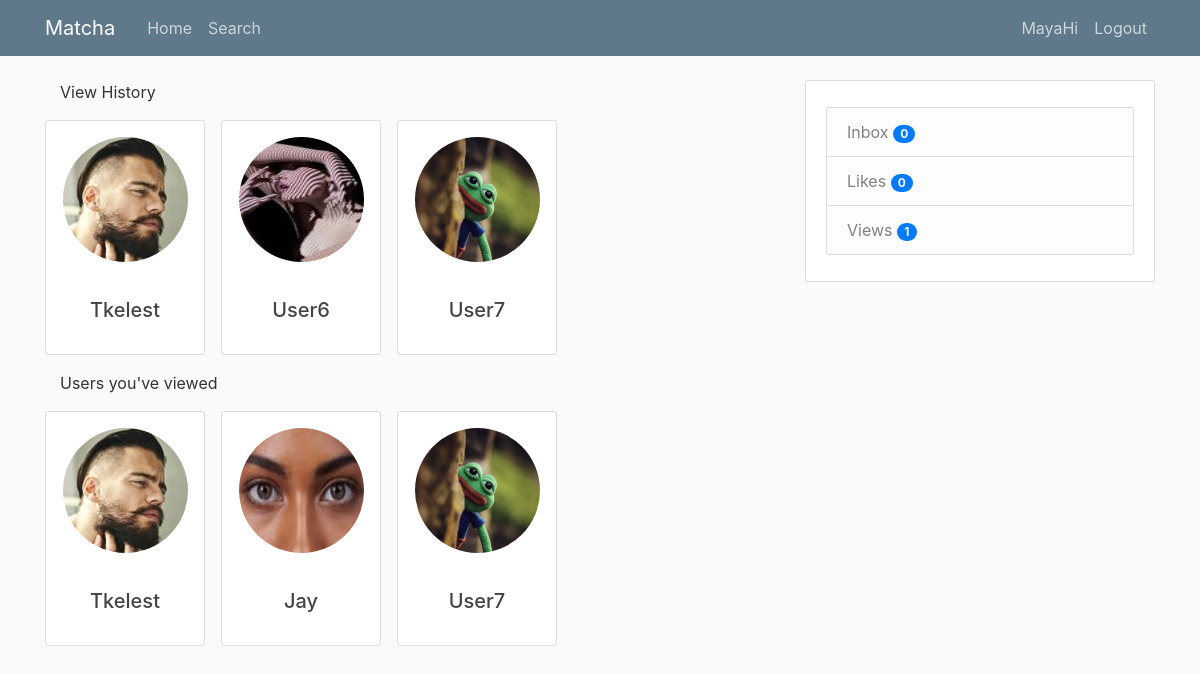
Screenshot of /views (signed in) with the database file from the repository.
### tables this page shows
CREATE TABLE users (
            user_id INTEGER PRIMARY KEY AUTOINCREMENT,
            firstname TEXT NOT NULL,
            lastname TEXT NOT NULL,
            age INTEGER NOT NULL,
            birthdate TEXT NOT NULL,
            username TEXT NOT NULL,
            email TEXT NOT NULL,
            password TEXT NOT NULL,
            gender TEXT NOT NULL,
            sexual_pref TEXT NULL,
            biography TEXT NULL,
            famerating INTEGER DEFAULT 100,
            image_file_p TEXT DEFAULT "default.jpg",
            image_file_1 TEXT NULL,
            image_file_2 TEXT NULL,
            image_file_3 TEXT NULL,
            image_file_4 TEXT NULL,
            image_file_5 TEXT NULL,
            geo_track TEXT DEFAULT "1",
            location_city TEXT NULL,
            location_region TEXT NULL,
            lat_data INTEGER NULL,
            long_data INTEGER NULL,
            last_seen TEXT NULL,
            authenticated INTEGER DEFAULT 0
            );

### matcha/routes.py (the view)
@app.route('/views')
@login_required
def views():
    conn = sql.connect('matcha\\users.db')
    cur = conn.cursor()
    cur.execute("SELECT * FROM userviews WHERE viewed_user=:current_user", {'current_user': current_user.user_id})
    userviews = cur.fetchall()
    userData1 = []
    for user in userviews:
        cur.execute("SELECT username, image_file_p FROM users WHERE user_id=:user_id", {'user_id': user[2]})
        data = cur.fetchone()
        if data:
            data = list(data)
            data.insert(0, user[2])
            data = tuple(data)
            userData1.append(data)
    cur.execute("SELECT * FROM userviews WHERE user_id=:current_user", {'current_user': current_user.user_id})
    viewHistory = cur.fetchall()
    userData2 = []
    for user in viewHistory:
        cur.execute("SELECT username, image_file_p FROM users WHERE user_id=:user_id", {'user_id': user[1]})
        data = cur.fetchone()
        if data:
            data = list(data)
            data.insert(0, user[2])
            data = tuple(data)
            userData2.append(data)
    view_notification = len(userData1)
    with conn:
        cur.execute("""UPDATE view_notifications SET view_notification=:view_notification
        WHERE user_id=:user_id""", {'view_notification': view_notification ,'user_id': current_user.user_id})
    conn.close
    print('USERDATA: ', userData2)
    return render_template('views.html', title='Views', userviews=userData1, viewHistory=userData2)

### matcha/models.py (called while the page is built)
@login_manager.user_loader
def load_user(id):
    conn = sql.connect('matcha\\users.db')
    cur = conn.cursor()
    cur.execute("SELECT * from users where email = (?)", [id])
    userrow = cur.fetchone()
    user = User(userrow[0], userrow[1], userrow[2], userrow[3], userrow[4],
            userrow[5], userrow[6], userrow[7], userrow[8], userrow[9],
            userrow[10], userrow[11], userrow[12], userrow[13], userrow[14],
            userrow[15], userrow[16], userrow[17], userrow[18], userrow[19],
            userrow[20], userrow[21], userrow[22], userrow[23], userrow[24])
    return (user)

### matcha/templates/views.html
{% extends "layout.html" %}
{% block content %}
<div class="container">
    <p>View History</p>
    <div class="row">
    {% for user in userviews %}
        <div class="mb-3 mr-3">
            <div class="card" style="width: 10rem;">
                <div class="text-center">
                    <a href="{{ url_for('user_profile', username=user[1]) }}" data-toggle="tooltip" data-placement="top" title="Inspect Profile"><img class="rounded-circle usercard-img" src="/static/profile_pics/{{ user[2] }}" ></a>
                </div>
                    <div class="card-body text-center">
                    <h5 class="card-title">{{ user[1] }}</h5>
                </div>
            </div>
        </div>
    {% endfor %}
    </div>
</div>
<div class="container">
    <p>Users you've viewed</p>
    <div class="row">
    {% for user in viewHistory %}
        <div class="mb-3 mr-3">
            <div class="card" style="width: 10rem;">
                <div class="text-center">
                    <a href="{{ url_for('user_profile', username=user[1]) }}" data-toggle="tooltip" data-placement="top" title="Inspect Profile"><img class="rounded-circle usercard-img" src="/static/profile_pics/{{ user[2] }}" ></a>
                </div>
                    <div class="card-body text-center">
                    <h5 class="card-title">{{ user[1] }}</h5>
                </div>
            </div>
        </div>
    {% endfor %}
    </div>
</div>
{% endblock content %}

### matcha/templates/layout.html (shortened to what this page needs)
<!DOCTYPE html>
<html lang="en">
<head>
    <link rel="stylesheet" href="https://stackpath.bootstrapcdn.com/bootstrap/4.3.1/css/bootstrap.min.css">
    <link rel="stylesheet" type="text/css" href="{{ url_for('static', filename='main.css') }}">
    <link rel="stylesheet" href="https://cdnjs.cloudflare.com/ajax/libs/font-awesome/4.7.0/css/font-awesome.min.css">
</head>
<body>
    <header class="site-header">
        <nav class="navbar navbar-expand-md navbar-dark bg-steel fixed-top">
            <div class="container">
                <a class="navbar-brand mr-4" href="/">Matcha</a>
                <div class="collapse navbar-collapse" id="navbarToggle">
                    <div class="navbar-nav mr-auto">
                        {% if current_user.is_authenticated %}
                        <a class="nav-item nav-link" href="{{ url_for('home') }}">Home</a>
                        <a class="nav-item nav-link" href="{{ url_for('search') }}">Search</a>
                        {% else %}
                        <a class="nav-item nav-link" href="{{ url_for('home') }}">Home</a>
                        <a class="nav-item nav-link" href="{{ url_for('about') }}">About</a>
                        {% endif %}
                    </div>
                    <div class="navbar-nav">
                        {% if current_user.is_authenticated %}
                            <a class="nav-item nav-link" href="{{ url_for('account') }}">{{ current_user.username }}</a>
                            <a class="nav-item nav-link align-middle" href="{{ url_for('logout') }}">Logout</a>
                        {% else %}
                            <a class="nav-item nav-link" href="{{ url_for('register') }}">Register</a>
                            <a class="nav-item nav-link" href="{{ url_for('login') }}">Login</a>
                        {% endif %}
                    </div>
                </div>
            </div>
        </nav>
    </header>
    <main role="main" class="container">
        <div class="row">
            <div class="col-md-8">
                {% block content %}{% endblock %}
            </div>
            {% if current_user.is_authenticated %}
            <div class="col-md-4">
                <div class="content-section">
                    <ul class="list-group mt-3">
                        <a href="{{ url_for('inbox') }}" class="list-group-item list-group-item-light">Inbox
                            <span id="inbox_count" class="badge badge-pill badge-primary"></span>
                        </a>
                        <a href="{{ url_for('likes') }}" class="list-group-item list-group-item-light">Likes
                            {% set new_messages = current_user.age %}
                            <span id="likes_count" class="badge badge-pill badge-primary"></span>
                        </a>
                        <a href="{{ url_for('views') }}" class="list-group-item list-group-item-light">Views
                            <span id="views_count" class="badge badge-pill badge-primary"></span>
                        </a>
                    </ul>
                </div>
            </div>
            {% endif %}
        </div>
    </main>
</body>
</html>

### matcha/static/main.css (style rules this page uses)
body { background: #fafafa; color: #333333; margin-top: 5rem; }
h1, h2, h3, h4, h5, h6 { color: #444444; }
.bg-steel { background-color: #5f788a; }
.site-header .navbar-nav .nav-link { color: #cbd5db; }
.content-section { background: #ffffff; padding: 10px 20px; border: 1px solid #dddddd; border-radius: 3px; margin-bottom: 20px; }
.usercard-img { height: 125px; width: 125px; margin-top: 16px; margin-bottom: 16px; }

### rows the page displays
users: username "MayaHi"
users: image_file_p (picture), username "Tkelest"
users: image_file_p (picture), username "User6"
users: image_file_p (placeholder picture), username "User7"
users: image_file_p (picture), username "Jay"
